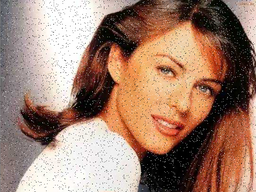
#> input picture opencv_python sample code/图片美化效果/noise.png, 256 x 192 px, shrunk from 544 x 408 before the run
$ jupyter execute '高斯_均值滤波.ipynb'
#> lines starting #> are read from the running program, lines starting #| are printed output that depends on the picture
[cell 1]
import cv2
import numpy as np
# 高斯滤波
img = cv2.imread("./noise.png")
#> img is the input picture: shape (192, 256, 3); mean B, G, R 111.3, 128.3, 161
cv2.imshow("src pic ",img)

# GaussianBlur(src, (size,size), sigmaX[, dst[, sigmaY[, borderType]]]) -> dst
dst = cv2.GaussianBlur(img,(5,5),1.5)
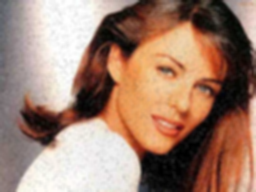
#> dst: shape (192, 256, 3); mean B, G, R 111.2, 128.3, 160.9
cv2.imshow("result",dst)
cv2.waitKey(0)
cv2.destroyAllWindows()

[cell 2]
import cv2
import numpy as np
# 均值滤波，效果比上面好，也比手动实现的好
img = cv2.imread("./noise.png")
cv2.imshow("src pic ",img)
# cv2.medianBlur(src, ksize[, dst]) -> dst  # 注意这里的ksize是一个数字而不是一个元组
dst = cv2.medianBlur(img,3)
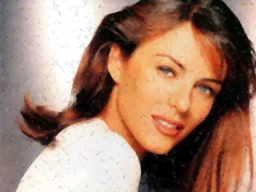
#> dst: shape (192, 256, 3); mean B, G, R 111, 128.6, 162.1
cv2.imshow("result",dst)
cv2.waitKey(0)
cv2.destroyAllWindows()

[cell 3]
import cv2
import numpy as np
# 手动均值滤波 ,效果不够好
img = cv2.imread("./noise.png")
cv2.imshow("src pic ",img)
h,w = img.shape[:2]
#> h = 192; w = 256
dst = np.zeros(img.shape,np.uint8)
for i in range(3,h-3):
    for j in range(3,w-3):
        sum_b = int(0)
        sum_g = int(0)
        sum_r = int(0)
        for m in range(-3,3):
            for n in range(-3,3):
                (b,g,r)= img[i+m,j+n]
                sum_b = sum_b + int(b)
                sum_g = sum_g + int(g)
                sum_r = sum_r + int(r)
       # 计算均值
        b = np.uint8(sum_b/36)
        g = np.uint8(sum_g/36)
        r = np.uint8(sum_r/36)
        # 填充目标图像
        dst[i,j] = (b,g,r)
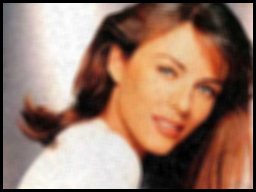
#> dst: shape (192, 256, 3); mean B, G, R 103.4, 120, 151.6

cv2.imshow("result",dst)
cv2.waitKey(0)
cv2.destroyAllWindows()

[cell 4]
import cv2
import numpy as np
# 手动均值滤波 ，增加卷积核，效果比较好但是很模糊
img = cv2.imread("./noise.png")
cv2.imshow("src pic ",img)
h,w = img.shape[:2]
dst = np.zeros(img.shape,np.uint8)
for i in range(5,h-5):
    for j in range(5,w-5):
        sum_b = int(0)
        sum_g = int(0)
        sum_r = int(0)
        for m in range(-5,5):
            for n in range(-5,5):
                (b,g,r)= img[i+m,j+n]
                sum_b = sum_b + int(b)
                sum_g = sum_g + int(g)
                sum_r = sum_r + int(r)
       # 计算均值
        b = np.uint8(sum_b/100)
        g = np.uint8(sum_g/100)
        r = np.uint8(sum_r/100)
        # 填充目标图像
        dst[i,j] = (b,g,r)
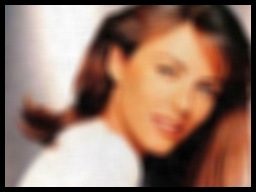
#> dst: shape (192, 256, 3); mean B, G, R 98.9, 115.3, 146.2

cv2.imshow("result",dst)
cv2.waitKey(0)
cv2.destroyAllWindows()

$ run again, with opencv_python sample code/图片美化效果/01.jpg saved as opencv_python sample code/图片美化效果/noise.png
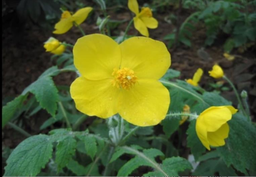
#> input picture opencv_python sample code/图片美化效果/01.jpg, 256 x 177 px, shrunk from 762 x 526 before the run
#> img is the input picture: shape (177, 256, 3); mean B, G, R 44.6, 94.4, 81.8
#> after the loop `for i in range(3,h-3):`:
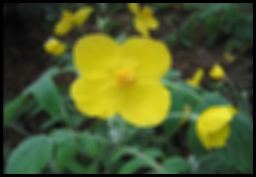
#> dst: shape (177, 256, 3); mean B, G, R 41.8, 90.8, 79
#> after the loop `for i in range(5,h-5):`:
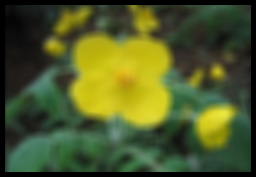
#> dst: shape (177, 256, 3); mean B, G, R 40.3, 88.7, 77.5

$ run again, with opencv_python sample code/图片美化效果/girl.jpg saved as opencv_python sample code/图片美化效果/noise.png
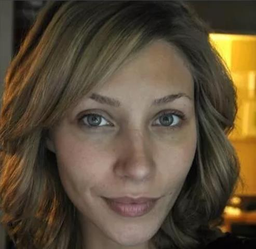
#> input picture opencv_python sample code/图片美化效果/girl.jpg, 256 x 249 px, shrunk from 493 x 480 before the run
#> img is the input picture: shape (249, 256, 3); mean B, G, R 56, 76.6, 91
#> after the loop `for i in range(3,h-3):`:
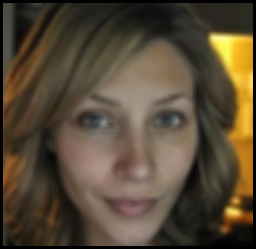
#> dst: shape (249, 256, 3); mean B, G, R 53.8, 73, 86.6
#> after the loop `for i in range(5,h-5):`:
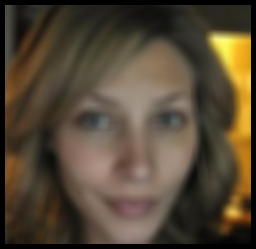
#> dst: shape (249, 256, 3); mean B, G, R 52.7, 71, 84
